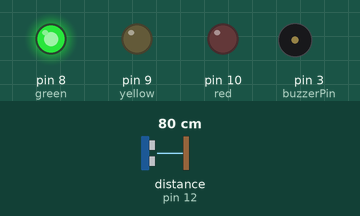
Recording of a sketch running on a simulated Arduino Uno, built with avr-gcc and run on an emulated ATmega328P. Parts: output pins drawn as LEDs (lit = HIGH), buzzer (waves = sounding). Wiring (inferred from the names in the program): ultrasonic range finder: trigger pin 13; echo pin 12. The test bench sets the inputs (shaded band); at power-on: distance to the obstacle (sensor on pin 12) 80 cm. The echo pulse lasts 58.3 µs per cm; pins used as bus, display or sensor lines are not drawn.

Above: at 1.2 s.
1.3 s: distance to the obstacle (sensor on pin 12) set to 55 cm
2.8 s: distance to the obstacle (sensor on pin 12) set to 48 cm
At 4.0 s:
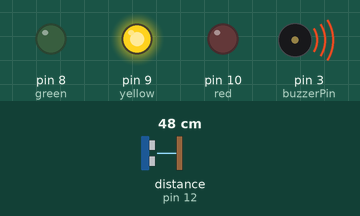
4.3 s: distance to the obstacle (sensor on pin 12) set to 29 cm
5.8 s: distance to the obstacle (sensor on pin 12) set to 24 cm
At 6.9 s:
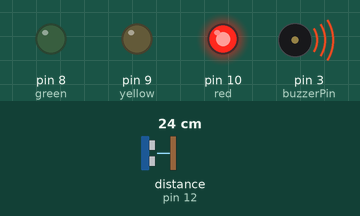
7.3 s: distance to the obstacle (sensor on pin 12) set to 35 cm
At 7.9 s:
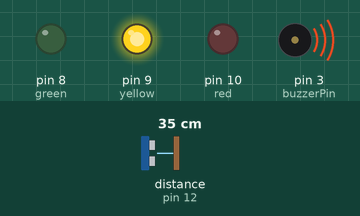
8.8 s: distance to the obstacle (sensor on pin 12) set to 2 cm
At 9.2 s:
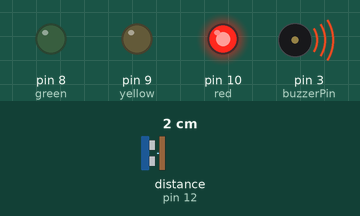
Timing chart, 0 to 11.3 s (numbered marks = the images above; inputs shaded):
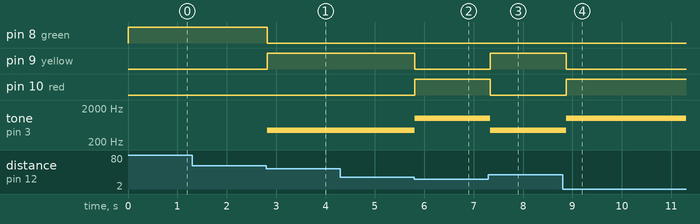

The sketch:

Senzor_with_LEDs.ino
```cpp
const int trigPin = 13;
const int echoPin = 12;
const int buzzerPin = 3;

const int red = 10;
const int green = 8;
const int yellow = 9;

void setup() {
  pinMode(trigPin, OUTPUT);
  pinMode(echoPin, INPUT);

  // --- TREBUIE SA DECLARI PINII CA OUTPUT ---
  pinMode(buzzerPin, OUTPUT);
  pinMode(red, OUTPUT);
  pinMode(green, OUTPUT);
  pinMode(yellow, OUTPUT);

  Serial.begin(9600); // Optional, pentru verificare in Serial Monitor
}

void loop() {
  digitalWrite(trigPin, LOW);
  delayMicroseconds(2);
  digitalWrite(trigPin, HIGH);
  delayMicroseconds(10);
  digitalWrite(trigPin, LOW);

  long duration = pulseIn(echoPin, HIGH);
  long cm = microsecondsToCentimeters(duration);

  verify(cm);

  delay(100);
}

void verify(int cm){
  // Folosim "else if" pentru a nu suprapune comenzile

  // ZONA 1: PERICOL (Mai mic de 10 cm)
  if(cm < 25){
    digitalWrite(red, HIGH);
    digitalWrite(yellow, LOW);
    digitalWrite(green, LOW);
    tone(buzzerPin, 1000); // Sunet ascutit
  }
  // ZONA 2: ATENTIE (Intre 10 si 20 cm)
  else if(cm < 50){
    digitalWrite(red, LOW);
    digitalWrite(yellow, HIGH);
    digitalWrite(green, LOW);
    tone(buzzerPin, 440); // Sunet mai gros
  }
  // ZONA 3: SIGURANTA (Mai mare de 20 cm)
  else {
    digitalWrite(red, LOW);
    digitalWrite(yellow, LOW);
    digitalWrite(green, HIGH);
    noTone(buzzerPin); // Oprim sunetul
  }
}

long microsecondsToCentimeters(long microseconds) {
  return microseconds / 29 / 2;
}
```

Measured:
- the behaviour switches between 51 and 50 cm on distance to the obstacle (sensor on pin 12) (found by bisection; images 0 and 1)
- the behaviour switches between 26 and 25 cm on distance to the obstacle (sensor on pin 12) (found by bisection; images 1 and 2)
- after the input at 1.3 s, every drawn part: stays the same
- after the input at 2.8 s, pin 8 (green): HIGH → LOW at once; pin 9 (yellow): LOW → HIGH at once; tone on pin 3 (buzzerPin): silent → 440 Hz at once
- after the input at 4.3 s, every drawn part: stays the same
- after the input at 5.8 s, pin 9 (yellow): HIGH → LOW at once; pin 10 (red): LOW → HIGH at once; tone on pin 3 (buzzerPin): 440 Hz → 1000 Hz at once
- after the input at 7.3 s, pin 9 (yellow): LOW → HIGH at once; pin 10 (red): HIGH → LOW at once; tone on pin 3 (buzzerPin): 1000 Hz → 440 Hz at once
- after the input at 8.8 s, pin 9 (yellow): HIGH → LOW after 0.07 s; pin 10 (red): LOW → HIGH after 0.07 s; tone on pin 3 (buzzerPin): 440 Hz → 1000 Hz after 0.07 s
